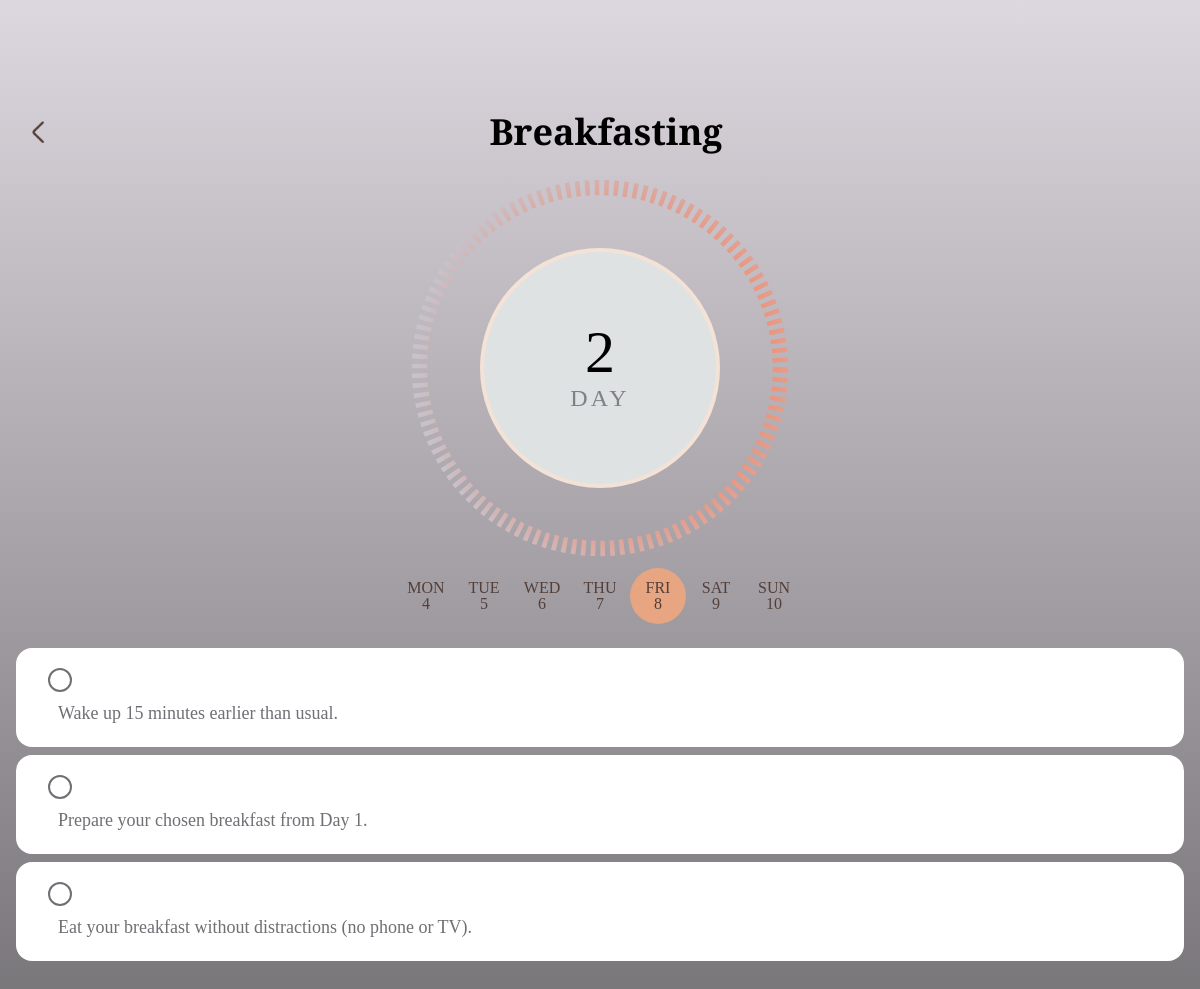
/habit/30/ (signed in), run on the app's committed database.
### habits/models.py (models this page shows, shortened)
class Habit(models.Model):
    habit_id = models.AutoField(primary_key=True)
    language_code = models.ForeignKey(Language, on_delete=models.RESTRICT)
    habit_name = models.CharField(max_length=100)
    habit_type = models.CharField(max_length=4, choices=[('good', 'Good'), ('bad', 'Bad')])
    description = models.TextField(blank=True)
    gradient_color_start = models.CharField(max_length=7, blank=True, help_text="Hex code for the gradient start color")
    gradient_color_end = models.CharField(max_length=7, blank=True, help_text="Hex code for the gradient end color")
    created_at = models.DateTimeField(auto_now_add=True)
    class Meta:
        unique_together = ('habit_id', 'language_code')

class UserProgress(models.Model):
    user = models.ForeignKey(User, on_delete=models.CASCADE)
    habit = models.ForeignKey(Habit, on_delete=models.CASCADE)
    current_day = models.IntegerField(default=1)
    completed_tasks_today = models.IntegerField(default=0)
    last_updated = models.DateTimeField(auto_now=True)
    class Meta:
        unique_together = ('user', 'habit')

class HabStep(models.Model):
    habit = models.ForeignKey(Habit, on_delete=models.CASCADE)
    step = models.ForeignKey(Step, on_delete=models.CASCADE)
    step_order = models.IntegerField()
    created_at = models.DateTimeField(auto_now_add=True)
    class Meta:
        unique_together = ('habit', 'step', 'step_order')

class UserTask(models.Model):
    user_progress = models.ForeignKey(UserProgress, on_delete=models.CASCADE)
    task_completed = models.BooleanField(default=False)
    task_description = models.TextField()
    created_at = models.DateTimeField(auto_now_add=True)

class Step(models.Model):
    step_id = models.AutoField(primary_key=True)
    language_code = models.ForeignKey(Language, on_delete=models.RESTRICT)
    description = models.TextField()
    created_at = models.DateTimeField(auto_now_add=True)
    class Meta:
        unique_together = ('step_id', 'language_code')

### habits/views.py (the view, shortened to what this page needs)
# urls.py: path('habit/<int:id>/', views.habit, name='habit'),
def habit(request, id):
    user_id = request.session.get('user_id')
    if not user_id:
        return redirect('login')
    user = get_object_or_404(User, user_id=user_id)
    habit = get_object_or_404(Habit, habit_id=id)
    user_progress = UserProgress.objects.filter(user=user, habit=habit).first()
    steps_for_today = HabStep.objects.filter(habit=habit, step_order=user_progress.current_day)
    current_time = timezone.now()
    print(current_time.hour+2)
    if current_time.hour+2 == 24 and current_time.minute == 25:
        user_progress.check_all_tasks_completed()
    steps_for_today = HabStep.objects.filter(habit=habit, step_order=user_progress.current_day)
    today = timezone.now()
    start = today - timedelta(days=today.weekday())
    days_week = [(start + timedelta(days=i), ["Mon", "Tue", "Wed", "Thu", "Fri", "Sat", "Sun"][i]) for i in range(7)]
    return render(request, "smoking.html", {
        "habit": habit,
        "days_week": days_week,
        "today": today,
        "user_progress": user_progress,
        "steps_for_today": steps_for_today
    })

### habits/templates/smoking.html (shortened to what this page needs)
{% extends "base.html" %}
{% block style %}
{% load static %}
{% endblock style %}
{% block content %}
<div class="screen bg-gradient-to-b from-[#DDD8DF] to-[#787579] h-full py-12">
    <div class="container-inside flex flex-col items-between justify-between pt-16 mx-8">
        <div class="header flex items-center justify-between">
            <div class="back-image text-4xl">
                <a href="{% url 'habits' %}">
                    <img class="w-3" src="{% static '/images/back.png' %}" alt="back-button" />
                </a>
            </div>
            <div class="title text-4xl text-center font-semibold">{{ habit.habit_name }}</div>
        </div>
        <div class="middle flex flex-col items-center justify-center mt-24 relative">
            <div class="circle color-white w-60 h-60 bg-[#DFE2E3] flex items-center justify-center rounded-full border-solid border-4 border-[#F3E2D5] relative">
                <div class="cont flex flex-col items-center justify-center">
                    <div class="top text-6xl" style="font-family: Jost">{{ user_progress.current_day }}</div>
                    <div class="bottom text-2xl text-[#7F8187] tracking-[0.2rem]" style="font-family: Jost">
                        DAY
                    </div>
                </div>
            </div>
        </div>
    </div>
    <div class="days flex items-center justify-center gap-0.5 mt-20">
        {% for day, day_name in days_week %}
            <div class="day flex flex-col items-center justify-center {% if day == today %}bg-[#E7A581]{% else %}bg-transparent{% endif %} text-[#533F39] rounded-full w-14 h-14 gap-0">
                <div class="day-name uppercase">{{ day_name }}</div>
                <div class="day-number mt-[-8px]">{{ day.day }}</div>
            </div>
        {% endfor %}
    </div>
    <div class="tasks mt-6 gap-2 flex flex-col items-center justify-center mx-4">
        {% for hab_step in steps_for_today %}
        <div class="task bg-white rounded-2xl flex justify-between px-8 py-5 items-center w-full text-[#716e74] text-[18px]" style="font-family: Jost">
            <form method="POST" action="">
                <input type="checkbox" name="step_{{ hab_step.id }}" id="task-checkbox{{ forloop.counter }}" class="custom-checkbox"
                    {% for task in user_progress.usertask_set.all %}
                    {% endfor %} />
                <label for="task-checkbox{{ forloop.counter }}" class="custom-label cursor-pointer">{{ hab_step.step.description }}</label>
            </form>
        </div>
        {% empty %}
        <div class="task bg-white rounded-2xl flex justify-between px-8 py-5 items-center w-full text-[#716e74] text-[18px]" style="font-family: Jost">
            <span>No tasks available for today.</span>
        </div>
        {% endfor %}
    </div>
</div>
{% endblock content %}

### habits/templates/base.html (style rules this page uses)
body { font-family: "Crimson Text", serif; }

### habits/templates/smoking.html (style rules this page uses)
body { font-family: "Crimson Text", serif; }
.custom-checkbox { appearance: none; width: 24px; height: 24px; border-radius: 50%; border: 2px solid #716e74; outline: none; cursor: pointer; position: relative; transition: background-color 0.5s, border-color 0.3s; }
.custom-label { display: flex; align-items: center; margin-left: 10px; }

### data on the page
Habit: habit_name "Breakfasting"
UserProgress: current_day "2"
HabStep: step.description "Wake up 15 minutes earlier than usual."
HabStep: step.description "Prepare your chosen breakfast from Day 1."
HabStep: step.description "Eat your breakfast without distractions (no phone or TV)."

### other printed values
{{ day_name }} "MON" "TUE" "WED" "THU" "FRI" "SAT" "SUN"
{{ day.day }} "4" "5" "6" "7" "8" "9" "10"
